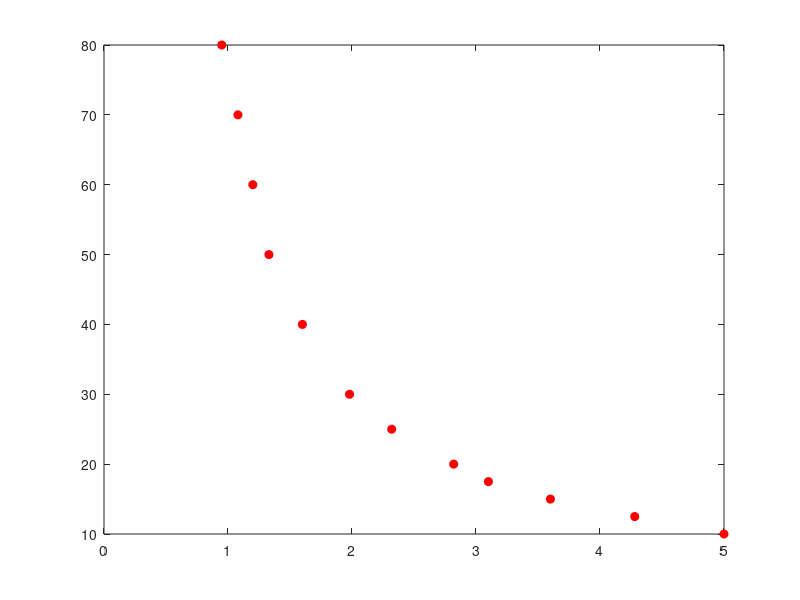

This chart was generated by the following MATLAB code:
d = [10,12.5,15,17.5,20, 25,30,40,50,60,70,80];
medida = [5, 4.28,3.6, 3.10,2.82, 2.32, 1.98, 1.60, 1.33, 1.20, 1.08, 0.95];
ec = polyfit(medida, d, 4)
%dp = 10:1:80;
%vp=polyval(ec,dp);
%plot(vp,dp)
%hold on
plot(medida, d,'or','markerfacecolor','r')
